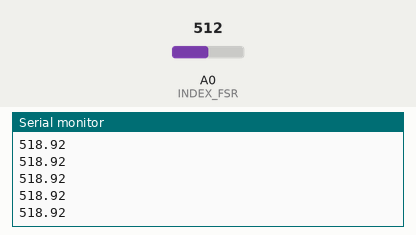
Recording of a sketch running on a simulated Arduino Uno, built with avr-gcc and run on an emulated ATmega328P. Shown: the last lines printed to the serial monitor. The test bench sets the inputs (shaded band); at power-on: A0 (INDEX_FSR) = 512.

Above: at 1.2 s.
1.3 s: A0 (INDEX_FSR) set to 1009
At 1.9 s:
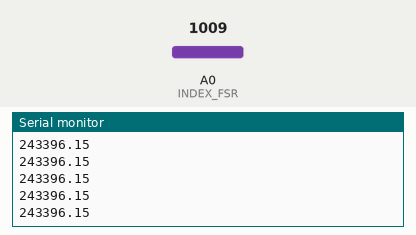
2.8 s: A0 (INDEX_FSR) set to 1023
At 3.4 s:
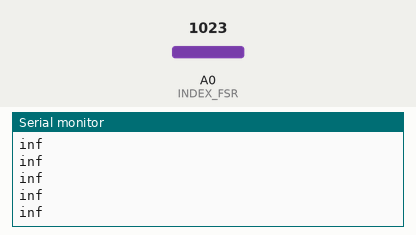
Timing chart, 0 to 5.8 s (numbered marks = the images above; inputs shaded):
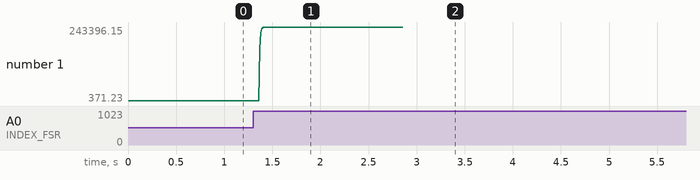

The sketch:

Assistive_Glove_Test.ino
```cpp
#include "FSR_Driver.h"
#define INDEX_FSR  A0

void setup() {
  // put your setup code here, to run once:
  Serial.begin(9600);
  pinMode(INDEX_FSR,INPUT);
}

void loop() {
  // put your main code here, to run repeatedly:
//Serial.println(FSR_Pin_Reading(INDEX_FSR));
//Serial.print(" ");
//Serial.println(FSR_Resistance(INDEX_FSR));
Serial.println(FSR_Force(INDEX_FSR));
//delay(25);
}
```

FSR_Driver.h
```cpp
/****************************************************/
/* Author   : Hamdy Osama Mohamed                   */
/* Date     : 25/8/2020                             */
/* Version  : V01                                   */
/* File     : FSR Driver                            */
/****************************************************/
#ifndef FSR_DRIVER_H
#define FSR_DRIVER_H

/*Function Prototypes*/
int FSR_Pin_Reading(short FSR_Pin);      /*used to get average voltage reading from Force Sensor*/
float FSR_Resistance(short FSR_Pin);       /*used to get Sensor Resistance value*/
float FSR_Force(short FSR_Pin);            /*used to get predicted force on sensor from model*/

/*Driver Configuration*/
//Choose number of sensor readings to take average on
/*Options: Write positive number to determine # of readings
           Default Value = 10     range (1:255)
           Note that larger # of readings will cause slower system
 */
 #define NUMBER_OF_READINGS    40

//Choose Resistance Value in Voltage divider configuration (Vanalog to Ground)
/*Options: Write Value of Resistance in Ohms
           Default Value of 10KOHM =   10000
*/
 #define CONSTANT_RESISTANCE   50000

float filtered_force;
float correction_factor=1;

/*Function Declaration*/
int FSR_Pin_Reading(short FSR_Pin){
  long Sum=0;                                           /*used to store all pin readings addition*/
  if(NUMBER_OF_READINGS<=0){                           /*Check Configurations*/
    Serial.println("Wrong Number of Readings set in Configuration");
    return -1;                                         /*Error State*/
  }
  else {
    for (short i=0;i<NUMBER_OF_READINGS;i++){          /*Add all readings to help return average*/
      Sum+=analogRead(FSR_Pin);
     // delay(1);
    }
  }
  return Sum/NUMBER_OF_READINGS;                       /*Return Average*/
}

float FSR_Resistance(short FSR_Pin){
  int Reading=FSR_Pin_Reading(FSR_Pin);              /*Get Average Pin Reading*/
  /*Calculate FSR Resistance based on Voltage Divider Configuration*/
  if (CONSTANT_RESISTANCE>0){                          /*Check Configuration*/
    return CONSTANT_RESISTANCE*((1/((float)Reading/1023))-1);
  }
  else{
    Serial.println("Wrong Constant resistance value set in Configuration");
    return -1;                                         /*Error State*/
  }
}


float FSR_Force(short FSR_Pin){
  float force;
  float resistance=FSR_Resistance(FSR_Pin);
  if ((resistance)<(105000*correction_factor*correction_factor))   //Average Sensor Sensitivity
  {
  force=2.309*pow(10,10)*pow(resistance,-1.752)+383.3; //Based on Force Curve Fitting
  force*=correction_factor;
  filtered_force=(0.2846*filtered_force + 0.7154*force); //Low Pass Filter
  return filtered_force;
  }
  force=0;
  filtered_force=(0.2846*filtered_force + 0.7154*force); //Low Pass Filter
  return filtered_force;
}

#endif
```

Measured:
- the behaviour switches between 1022 and 1023 on A0 (INDEX_FSR) (found by bisection; images 1 and 2)
- after the input at 1.3 s, the serial monitor: prints a new line after 0.07 s (image 1)
- after the input at 2.8 s, the serial monitor: prints a new line after 0.07 s (image 2)
- plotted number 1: 518.92 → 243396.15 after the input at 1.3 s
